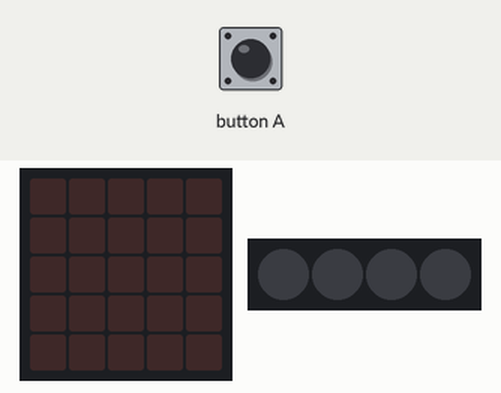
Recording of a program running on a simulated BBC micro:bit (MakeCode). On the bench: the board's 5×5 LED display, 4 RGB LEDs in strip order, left to right. The inputs (shaded band) are chosen by the test bench. Dim RGB values are drawn brighter than linear; random numbers come from a fixed seed.

Above: at 1.2 s.
1.3 s: button A pressed for 0.15 s
At 2.9 s:
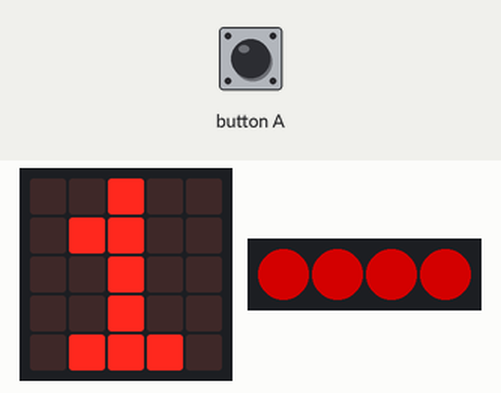
3.7 s: button A pressed for 0.15 s
At 5.8 s:
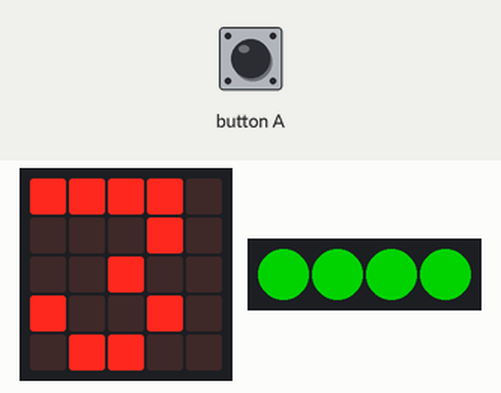
6.1 s: button A pressed for 0.15 s
At 6.5 s:
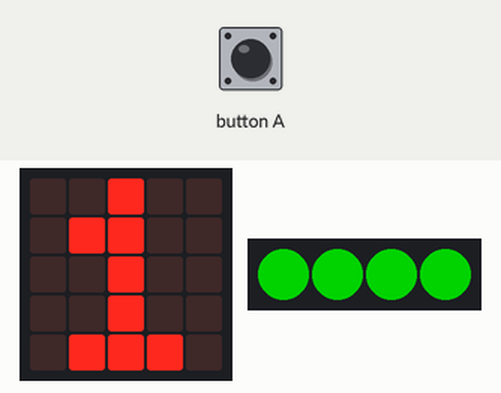
8.5 s: button A pressed for 0.15 s
At 10.7 s:
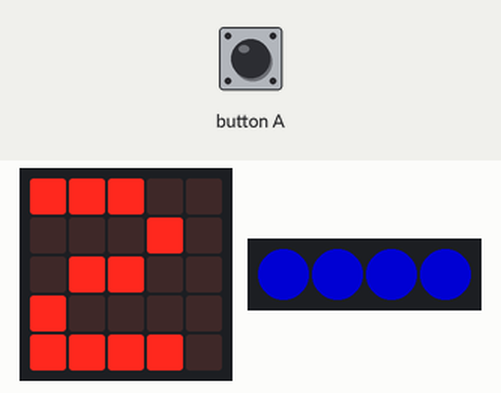
Timing chart, 0 to 11.9 s (numbered marks = the images above; inputs shaded):
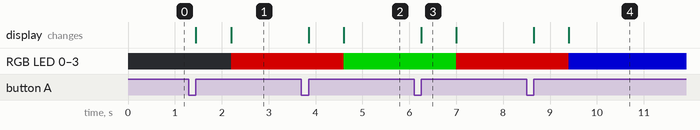

The program:

main.ts
```typescript
input.onButtonPressed(Button.A, function () {
    Numero = randint(1, 3)
    basic.showNumber(Numero)
    if (Numero == 1) {
        strip.showColor(neopixel.colors(NeoPixelColors.Red))
    } else if (Numero == 2) {
        strip.showColor(neopixel.colors(NeoPixelColors.Blue))
    } else {
        strip.showColor(neopixel.colors(NeoPixelColors.Green))
    }
})
let Numero = 0
let strip: neopixel.Strip = null
strip = neopixel.create(DigitalPin.P15, 4, NeoPixelMode.RGB)
Numero = 0
```

test.ts
```typescript
// aquí va el archivo "tests"; esto no se compilará cuando este paquete se utilice como una extensión.
```

Measured:
- after the input at 1.3 s, RGB LED 0–3: off → RGB(127, 0, 0) after 0.90 s; the display: first changes after 0.15 s (image 1 shows a later state)
- after the input at 3.7 s, RGB LED 0–3: RGB(127, 0, 0) → RGB(0, 127, 0) after 0.90 s; the display: first changes after 0.15 s (image 2 shows a later state)
- after the input at 6.1 s, RGB LED 0–3: RGB(0, 127, 0) → RGB(127, 0, 0) after 0.90 s; the display: changes after 0.15 s (image 3)
- after the input at 8.5 s, RGB LED 0–3: RGB(127, 0, 0) → RGB(0, 0, 127) after 0.90 s; the display: first changes after 0.15 s (image 4 shows a later state)
- what the display in image 3 shows lasts 0.7 s, from 6.3 s to 7.0 s
